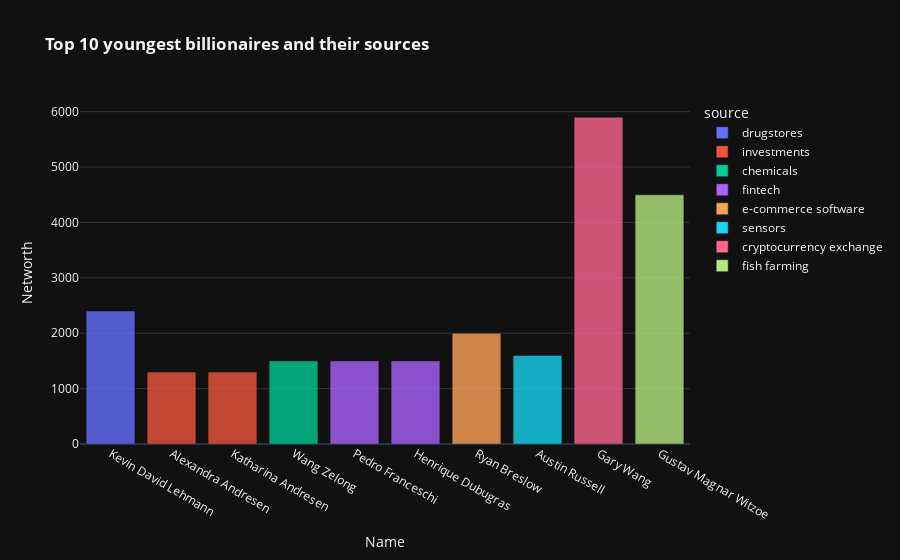

The notebook cell this image was saved under:
### Markdown cell above
Their is fair balance between the young billionaires in terms of creation of wealth whether self made or not , unlike the older demographic where a large number of them are self made

### Code cell
fig = px.bar(billions.sort_values('age',ascending = True)[:10], x = 'Name', y = 'Networth', template = 'plotly_dark', color = 'source', opacity = 0.8, title = '<b>Top 10 youngest billionaires and their sources')
fig.show()

### Figure 1 — Plotly figure (JSON) as saved in the notebook; plotly's stock layout.template omitted (floating-point values rounded to 4 significant figures)
{"data": [{"alignmentgroup": "True", "hovertemplate": "source=drugstores<br>Name=%{x}<br>Networth=%{y}<extra></extra>", "legendgroup": "drugstores", "marker": {"color": "#636efa", "opacity": 0.8, "pattern": {"shape": ""}}, "name": "drugstores", "offsetgroup": "drugstores", "orientation": "v", "showlegend": true, "textposition": "auto", "type": "bar", "x": ["Kevin David Lehmann"], "xaxis": "x", "y": [2400], "yaxis": "y"}, {"alignmentgroup": "True", "hovertemplate": "source=investments<br>Name=%{x}<br>Networth=%{y}<extra></extra>", "legendgroup": "investments", "marker": {"color": "#EF553B", "opacity": 0.8, "pattern": {"shape": ""}}, "name": "investments", "offsetgroup": "investments", "orientation": "v", "showlegend": true, "textposition": "auto", "type": "bar", "x": ["Alexandra Andresen", "Katharina Andresen"], "xaxis": "x", "y": [1300, 1300], "yaxis": "y"}, {"alignmentgroup": "True", "hovertemplate": "source=chemicals<br>Name=%{x}<br>Networth=%{y}<extra></extra>", "legendgroup": "chemicals", "marker": {"color": "#00cc96", "opacity": 0.8, "pattern": {"shape": ""}}, "name": "chemicals", "offsetgroup": "chemicals", "orientation": "v", "showlegend": true, "textposition": "auto", "type": "bar", "x": ["Wang Zelong"], "xaxis": "x", "y": [1500], "yaxis": "y"}, {"alignmentgroup": "True", "hovertemplate": "source=fintech<br>Name=%{x}<br>Networth=%{y}<extra></extra>", "legendgroup": "fintech", "marker": {"color": "#ab63fa", "opacity": 0.8, "pattern": {"shape": ""}}, "name": "fintech", "offsetgroup": "fintech", "orientation": "v", "showlegend": true, "textposition": "auto", "type": "bar", "x": ["Pedro Franceschi", "Henrique Dubugras"], "xaxis": "x", "y": [1500, 1500], "yaxis": "y"}, {"alignmentgroup": "True", "hovertemplate": "source=e-commerce software<br>Name=%{x}<br>Networth=%{y}<extra></extra>", "legendgroup": "e-commerce software", "marker": {"color": "#FFA15A", "opacity": 0.8, "pattern": {"shape": ""}}, "name": "e-commerce software", "offsetgroup": "e-commerce software", "orientation": "v", "showlegend": true, "textposition": "auto", "type": "bar", "x": ["Ryan Breslow"], "xaxis": "x", "y": [2000], "yaxis": "y"}, {"alignmentgroup": "True", "hovertemplate": "source=sensors<br>Name=%{x}<br>Networth=%{y}<extra></extra>", "legendgroup": "sensors", "marker": {"color": "#19d3f3", "opacity": 0.8, "pattern": {"shape": ""}}, "name": "sensors", "offsetgroup": "sensors", "orientation": "v", "showlegend": true, "textposition": "auto", "type": "bar", "x": ["Austin Russell"], "xaxis": "x", "y": [1600], "yaxis": "y"}, {"alignmentgroup": "True", "hovertemplate": "source=cryptocurrency exchange<br>Name=%{x}<br>Networth=%{y}<extra></extra>", "legendgroup": "cryptocurrency exchange", "marker": {"color": "#FF6692", "opacity": 0.8, "pattern": {"shape": ""}}, "name": "cryptocurrency exchange", "offsetgroup": "cryptocurrency exchange", "orientation": "v", "showlegend": true, "textposition": "auto", "type": "bar", "x": ["Gary Wang"], "xaxis": "x", "y": [5900], "yaxis": "y"}, {"alignmentgroup": "True", "hovertemplate": "source=fish farming<br>Name=%{x}<br>Networth=%{y}<extra></extra>", "legendgroup": "fish farming", "marker": {"color": "#B6E880", "opacity": 0.8, "pattern": {"shape": ""}}, "name": "fish farming", "offsetgroup": "fish farming", "orientation": "v", "showlegend": true, "textposition": "auto", "type": "bar", "x": ["Gustav Magnar Witzoe"], "xaxis": "x", "y": [4500], "yaxis": "y"}], "layout": {"barmode": "relative", "legend": {"title": {"text": "source"}, "tracegroupgap": 0}, "title": {"text": "<b>Top 10 youngest billionaires and their sources"}, "xaxis": {"anchor": "y", "domain": [0, 1], "title": {"text": "Name"}}, "yaxis": {"anchor": "x", "domain": [0, 1], "title": {"text": "Networth"}}}}
